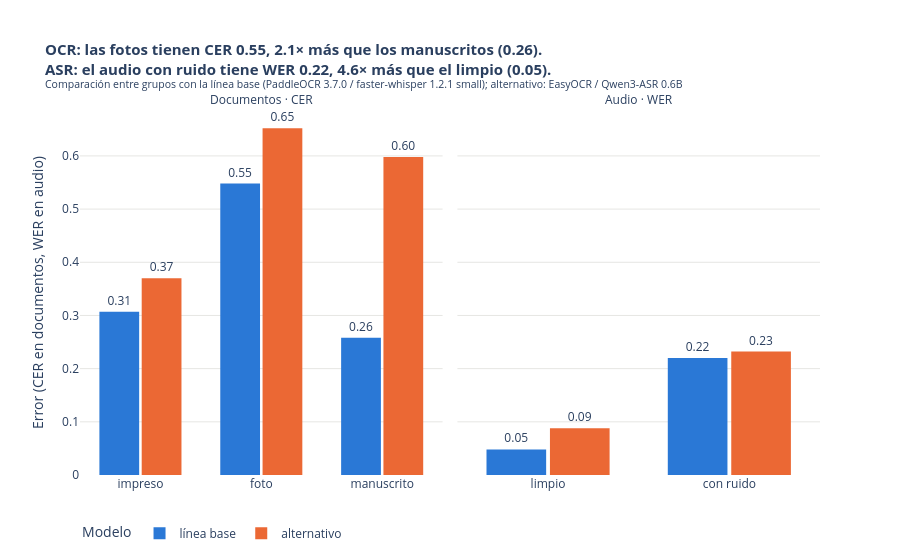

Notebook code cell kept with this figure:
### Markdown cell above
## 3 · ¿Dónde se equivocan más? Error por tipo de documento y condición del audio

Error global de cada grupo (todas sus referencias juntas). Las barras de documentos son CER y las de audio son WER: las dos son proporciones de error (0 = perfecto). El título se calcula con los datos, así que siempre dice lo que muestra el gráfico.

### Code cell
import plotly.express as px

COLORES = {"línea base": "#2a78d6", "alternativo": "#eb6834"}
CORTO = lambda g: "con ruido" if "ruido" in g else "limpio" if "limpio" in g else g
res["grupo_corto"] = res["grupo"].map(CORTO)

por_grupo = pd.DataFrame([
    dict(modalidad=mod, grupo=gr, rol=rol, modelo=modelo, error=round(error_global(g), 3), casos=len(g))
    for (mod, gr, rol, modelo), g in res.groupby(["modalidad", "grupo_corto", "rol", "modelo"], sort=False)
])

def contraste(mod):
    """Grupo más difícil vs más fácil para la línea base."""
    b = por_grupo.query("modalidad == @mod and rol == 'línea base'").sort_values("error")
    return b.iloc[-1], b.iloc[0]

(dd, fd), (da, fa) = contraste("documento"), contraste("audio")
veces = lambda a, b: f"{a / b:.1f}× más" if b > 0 else "frente a 0"
PLURAL = {"impreso": "los impresos", "foto": "las fotos", "manuscrito": "los manuscritos"}
modelos_de = lambda rol: " / ".join(res.loc[res["rol"] == rol, "modelo"].unique())
titulo = (f"<b>OCR: {PLURAL[dd.grupo]} tienen CER {dd.error:.2f}, {veces(dd.error, fd.error)} que {PLURAL[fd.grupo]} ({fd.error:.2f}).<br>"
          f"ASR: el audio {da.grupo} tiene WER {da.error:.2f}, {veces(da.error, fa.error)} que el {fa.grupo} ({fa.error:.2f}).</b><br>"
          f"<sup>Comparación entre grupos con la línea base ({modelos_de('línea base')}); alternativo: {modelos_de('alternativo')}</sup>")

fig = px.bar(por_grupo, x="grupo", y="error", color="rol", barmode="group", facet_col="modalidad",
             text="error", hover_data=["modelo", "casos"], color_discrete_map=COLORES,
             category_orders={"rol": ["línea base", "alternativo"], "modalidad": ["documento", "audio"]},
             labels={"error": "Error (CER en documentos, WER en audio)", "grupo": "", "rol": "Modelo"})
fig.update_xaxes(matches=None)
fig.for_each_annotation(lambda a: a.update(text="Documentos · CER" if "documento" in a.text else "Audio · WER"))
fig.update_traces(texttemplate="%{text:.2f}", textposition="outside", marker_line_width=0, cliponaxis=False)
fig.update_layout(title=dict(text=titulo, font_size=15), template="plotly_white", bargap=0.3, bargroupgap=0.06,
                  margin=dict(t=110), legend=dict(orientation="h", y=-0.12, x=0))
fig.update_yaxes(gridcolor="#e6e6e3", zeroline=False)
utiles.mostrar(fig)

### Figure 1 — Plotly figure (JSON) as saved in the notebook; plotly's stock layout.template omitted (floating-point values rounded to 4 significant figures)
{"data": [{"alignmentgroup": "True", "cliponaxis": false, "customdata": [["PaddleOCR 3.7.0", 4], ["PaddleOCR 3.7.0", 3], ["PaddleOCR 3.7.0", 3]], "hovertemplate": "Modelo=línea base<br>modalidad=documento<br>=%{x}<br>Error (CER en documentos, WER en audio)=%{text}<br>modelo=%{customdata[0]}<br>casos=%{customdata[1]}<extra></extra>", "legendgroup": "línea base", "marker": {"color": "#2a78d6", "line": {"width": 0}, "pattern": {"shape": ""}}, "name": "línea base", "offsetgroup": "línea base", "orientation": "v", "showlegend": true, "text": [0.307, 0.548, 0.258], "textposition": "outside", "texttemplate": "%{text:.2f}", "type": "bar", "x": ["impreso", "foto", "manuscrito"], "xaxis": "x", "y": [0.307, 0.548, 0.258], "yaxis": "y"}, {"alignmentgroup": "True", "cliponaxis": false, "customdata": [["faster-whisper 1.2.1 small", 5], ["faster-whisper 1.2.1 small", 5]], "hovertemplate": "Modelo=línea base<br>modalidad=audio<br>=%{x}<br>Error (CER en documentos, WER en audio)=%{text}<br>modelo=%{customdata[0]}<br>casos=%{customdata[1]}<extra></extra>", "legendgroup": "línea base", "marker": {"color": "#2a78d6", "line": {"width": 0}, "pattern": {"shape": ""}}, "name": "línea base", "offsetgroup": "línea base", "orientation": "v", "showlegend": false, "text": [0.048, 0.22], "textposition": "outside", "texttemplate": "%{text:.2f}", "type": "bar", "x": ["limpio", "con ruido"], "xaxis": "x2", "y": [0.048, 0.22], "yaxis": "y2"}, {"alignmentgroup": "True", "cliponaxis": false, "customdata": [["EasyOCR", 4], ["EasyOCR", 3], ["EasyOCR", 3]], "hovertemplate": "Modelo=alternativo<br>modalidad=documento<br>=%{x}<br>Error (CER en documentos, WER en audio)=%{text}<br>modelo=%{customdata[0]}<br>casos=%{customdata[1]}<extra></extra>", "legendgroup": "alternativo", "marker": {"color": "#eb6834", "line": {"width": 0}, "pattern": {"shape": ""}}, "name": "alternativo", "offsetgroup": "alternativo", "orientation": "v", "showlegend": true, "text": [0.37, 0.652, 0.598], "textposition": "outside", "texttemplate": "%{text:.2f}", "type": "bar", "x": ["impreso", "foto", "manuscrito"], "xaxis": "x", "y": [0.37, 0.652, 0.598], "yaxis": "y"}, {"alignmentgroup": "True", "cliponaxis": false, "customdata": [["Qwen3-ASR 0.6B", 5], ["Qwen3-ASR 0.6B", 5]], "hovertemplate": "Modelo=alternativo<br>modalidad=audio<br>=%{x}<br>Error (CER en documentos, WER en audio)=%{text}<br>modelo=%{customdata[0]}<br>casos=%{customdata[1]}<extra></extra>", "legendgroup": "alternativo", "marker": {"color": "#eb6834", "line": {"width": 0}, "pattern": {"shape": ""}}, "name": "alternativo", "offsetgroup": "alternativo", "orientation": "v", "showlegend": false, "text": [0.088, 0.232], "textposition": "outside", "texttemplate": "%{text:.2f}", "type": "bar", "x": ["limpio", "con ruido"], "xaxis": "x2", "y": [0.088, 0.232], "yaxis": "y2"}], "layout": {"annotations": [{"font": {}, "showarrow": false, "text": "Documentos · CER", "x": 0.245, "xanchor": "center", "xref": "paper", "y": 1.0, "yanchor": "bottom", "yref": "paper"}, {"font": {}, "showarrow": false, "text": "Audio · WER", "x": 0.755, "xanchor": "center", "xref": "paper", "y": 1.0, "yanchor": "bottom", "yref": "paper"}], "bargap": 0.3, "bargroupgap": 0.06, "barmode": "group", "legend": {"orientation": "h", "title": {"text": "Modelo"}, "tracegroupgap": 0, "x": 0, "y": -0.12}, "margin": {"t": 110}, "title": {"font": {"size": 15}, "text": "<b>OCR: las fotos tienen CER 0.55, 2.1× más que los manuscritos (0.26).<br>ASR: el audio con ruido tiene WER 0.22, 4.6× más que el limpio (0.05).</b><br><sup>Comparación entre grupos con la línea base (PaddleOCR 3.7.0 / faster-whisper 1.2.1 small); alternativo: EasyOCR / Qwen3-ASR 0.6B</sup>"}, "xaxis": {"anchor": "y", "domain": [0.0, 0.49], "title": {"text": ""}}, "xaxis2": {"anchor": "y2", "domain": [0.51, 1.0], "title": {"text": ""}}, "yaxis": {"anchor": "x", "domain": [0.0, 1.0], "gridcolor": "#e6e6e3", "title": {"text": "Error (CER en documentos, WER en audio)"}, "zeroline": false}, "yaxis2": {"anchor": "x2", "domain": [0.0, 1.0], "gridcolor": "#e6e6e3", "matches": "y", "showticklabels": false, "zeroline": false}}}
